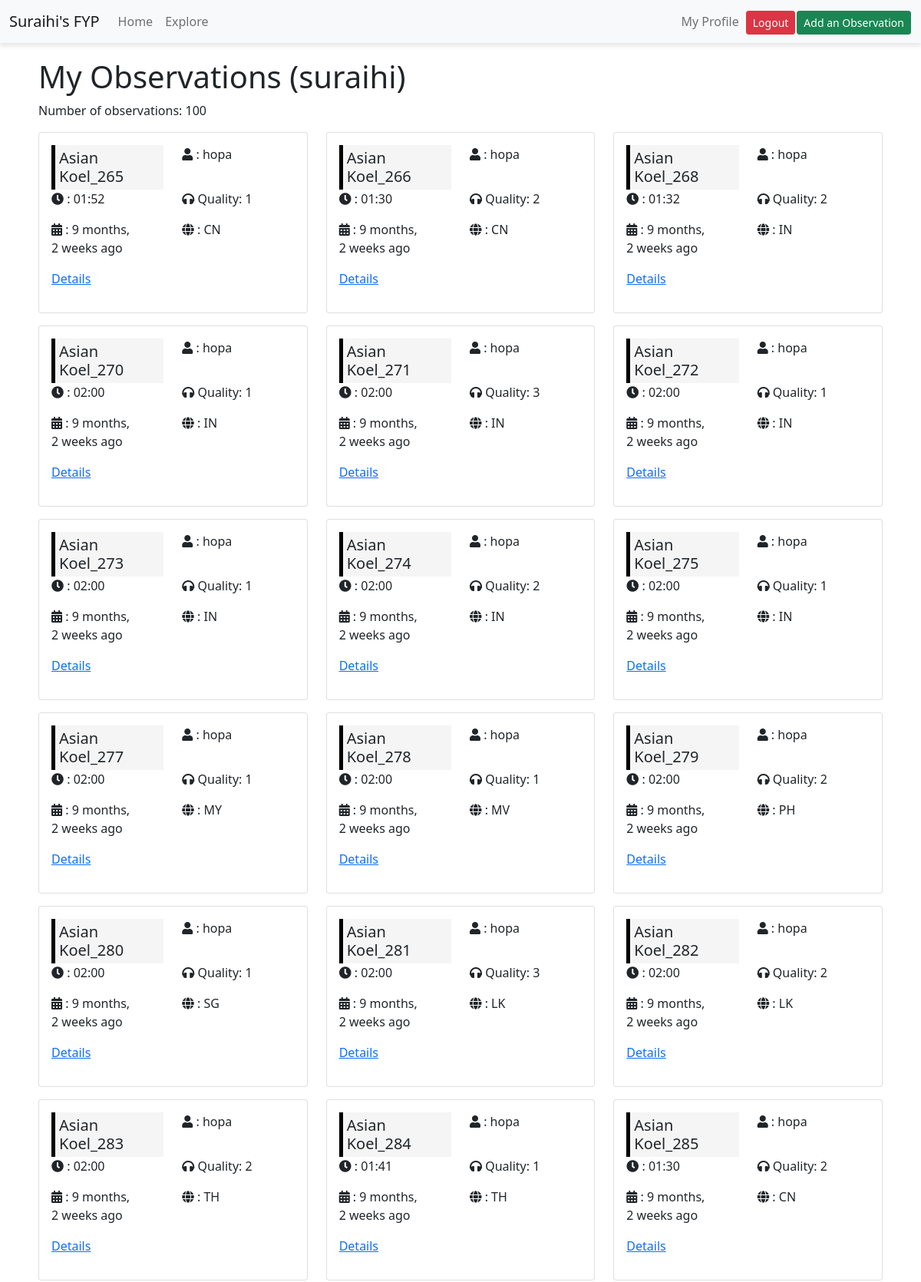
The page /user/ (signed in, upper part) on the database its author committed.
### upload/models.py (models this page shows, shortened)
class Observations(models.Model):
    AUDIO_QUALITY_CHOICES = [
        (1, 'Good quality recorder and clear sound of bird'),
        (2, 'Average quality recorder and acceptable sound of bird'),
        (3, 'Bad recording device and hard to hear the sound of bird'),
    ]
    owner= models.ForeignKey(settings.AUTH_USER_MODEL, on_delete=models.CASCADE)
    bird = models.ForeignKey(Birds, on_delete=models.CASCADE)
    audio_file = models.FileField(upload_to="media/audio", validators=[FileExtensionValidator(allowed_extensions=['mp3', 'wav']) , AudioValidator(max_size = 5*1024*1024,max_duration=120) ], help_text='Mono | less than 2 minuets | lower then 5MB')
    comment = models.CharField(max_length=200, help_text='Tell us About Your Observation')
    uploaded_at = models.DateTimeField(auto_now_add=True)
    country = CountryField(blank=True, null=True, help_text='Where the Audio was Recorded')
    audio_duration = models.FloatField(blank=True, null=True, help_text='Duration of the audio in seconds')
    audio_quality = models.IntegerField(choices=AUDIO_QUALITY_CHOICES, null=True)#, RegexValidator(regex=r'^[a-zA-Z0-9_-]+$', message='Enter a valid filename.')]

class Birds(models.Model):
    species = models.CharField(max_length=20)

### upload/views.py (the view)
# urls.py: path('', views.ObservListView.as_view(), name='all'),
class ObservListView(OwnerListView):
    model = Observations

### explore/templatetags/custom_filters.py (called while the page is built)
@register.filter
def convert_to_time_format(duration):
    if duration == None:
        return f"{00:02d}:{00:02d}"
    minutes = int(duration // 60)
    seconds = int(duration % 60)
    return f"{minutes:02d}:{seconds:02d}"

### home/context_processors.py (called while the page is built)
def settings(request):
    return {
        'settings': django_settings,
    }

### upload/templates/upload/observations_list.html (shortened to what this page needs)
{% extends "base_bootstrap.html" %}
{% load custom_filters %}
{% load humanize %}
{% block content %}
<h1>My Observations ({{user}})</h1>
<div class="row">
  {% if observations_list %}
  <p>Number of observations: {{ observations_list|length }}</p>
    {% for observation in observations_list %}
      <div class="col-md-4 mb-3">
        <div class="card">
          <div class="card-body">
            <div class="row">
              <div class="col-md-6">
                <h5 class="card-title" style=" background-color: #0000000a;border-left: 5px solid black; margin: 0; padding: 5px;">{{ observation.bird.species }}_{{ observation.pk }}</h5>
              </div>
              <div class="col-md-6 text-right">
                <p><i class="fas fa-user"></i> : {{ observation.owner }}</p>
              </div>
            </div>
            <div class="row">
              <div class="col-md-6">
                <p><i class="fas fa-clock"></i> : {{ observation.audio_duration |convert_to_time_format}}</p>
                <p><i class="fas fa-calendar-alt"></i> : {{ observation.uploaded_at |naturaltime}}</p>
                <p><a href="{% url 'explore:observations_detail' observation.id %}" class="card-link">Details</a></p>
              </div>
              <div class="col-md-6 text-right">
                <p><i class="fas fa-headphones"></i> Quality: {{ observation.audio_quality }}</p>
                <p><i class="fas fa-globe"></i> : {{ observation.country }}</p>
              </div>
            </div>
          </div>
        </div>
      </div>
    {% endfor %}
  {% else %}
    <div class="col-md-12">
      <p>There are no observations.</p>
    </div>
  {% endif %}
{% endblock %}

### home/templates/base_bootstrap.html (style rules this page uses)
body { padding-top: 56px; }

### rows shown on the page
Observations: bird.species "Asian Koel", pk "265", owner "hopa", audio_duration|convert_to_time_format "01:52", uploaded_at "9 months, 2 weeks ago", audio_quality "1", country "CN"
Observations: bird.species "Asian Koel", pk "266", owner "hopa", audio_duration|convert_to_time_format "01:30", uploaded_at "9 months, 2 weeks ago", audio_quality "2", country "CN"
Observations: bird.species "Asian Koel", pk "268", owner "hopa", audio_duration|convert_to_time_format "01:32", uploaded_at "9 months, 2 weeks ago", audio_quality "2", country "IN"
Observations: bird.species "Asian Koel", pk "270", owner "hopa", audio_duration|convert_to_time_format "02:00", uploaded_at "9 months, 2 weeks ago", audio_quality "1", country "IN"
Observations: bird.species "Asian Koel", pk "271", owner "hopa", audio_duration|convert_to_time_format "02:00", uploaded_at "9 months, 2 weeks ago", audio_quality "3", country "IN"
Observations: bird.species "Asian Koel", pk "272", owner "hopa", audio_duration|convert_to_time_format "02:00", uploaded_at "9 months, 2 weeks ago", audio_quality "1", country "IN"
Observations: bird.species "Asian Koel", pk "273", owner "hopa", audio_duration|convert_to_time_format "02:00", uploaded_at "9 months, 2 weeks ago", audio_quality "1", country "IN"
Observations: bird.species "Asian Koel", pk "274", owner "hopa", audio_duration|convert_to_time_format "02:00", uploaded_at "9 months, 2 weeks ago", audio_quality "2", country "IN"
Observations: bird.species "Asian Koel", pk "275", owner "hopa", audio_duration|convert_to_time_format "02:00", uploaded_at "9 months, 2 weeks ago", audio_quality "1", country "IN"
Observations: bird.species "Asian Koel", pk "277", owner "hopa", audio_duration|convert_to_time_format "02:00", uploaded_at "9 months, 2 weeks ago", audio_quality "1", country "MY"
Observations: bird.species "Asian Koel", pk "278", owner "hopa", audio_duration|convert_to_time_format "02:00", uploaded_at "9 months, 2 weeks ago", audio_quality "1", country "MV"
Observations: bird.species "Asian Koel", pk "279", owner "hopa", audio_duration|convert_to_time_format "02:00", uploaded_at "9 months, 2 weeks ago", audio_quality "2", country "PH"
Observations: bird.species "Asian Koel", pk "280", owner "hopa", audio_duration|convert_to_time_format "02:00", uploaded_at "9 months, 2 weeks ago", audio_quality "1", country "SG"
Observations: bird.species "Asian Koel", pk "281", owner "hopa", audio_duration|convert_to_time_format "02:00", uploaded_at "9 months, 2 weeks ago", audio_quality "3", country "LK"
Observations: bird.species "Asian Koel", pk "282", owner "hopa", audio_duration|convert_to_time_format "02:00", uploaded_at "9 months, 2 weeks ago", audio_quality "2", country "LK"
Observations: bird.species "Asian Koel", pk "283", owner "hopa", audio_duration|convert_to_time_format "02:00", uploaded_at "9 months, 2 weeks ago", audio_quality "2", country "TH"
Observations: bird.species "Asian Koel", pk "284", owner "hopa", audio_duration|convert_to_time_format "01:41", uploaded_at "9 months, 2 weeks ago", audio_quality "1", country "TH"
Observations: bird.species "Asian Koel", pk "285", owner "hopa", audio_duration|convert_to_time_format "01:30", uploaded_at "9 months, 2 weeks ago", audio_quality "2", country "CN"

### other values the page prints
{{ user }} "suraihi"
{{ observations_list|length }} "100"
